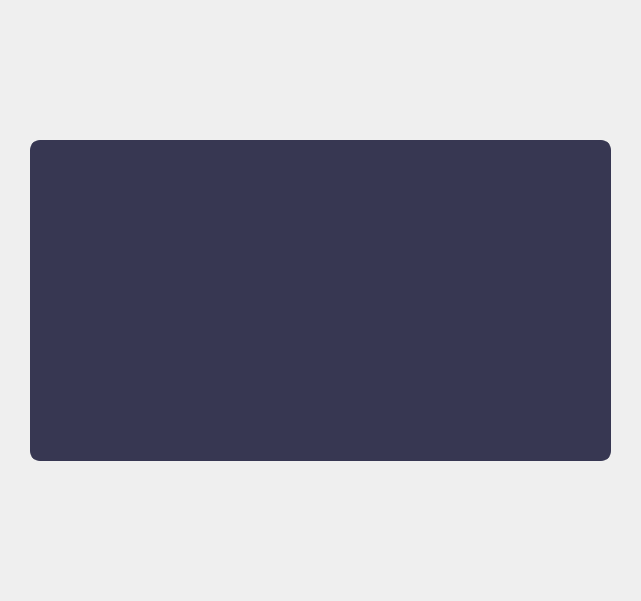
<?xml version="1.0" encoding="UTF-8"?>
<ui version="4.0">
 <class>deleting_into_journal</class>
 <widget class="QWidget" name="deleting_into_journal">
  <property name="geometry">
   <rect>
    <x>0</x>
    <y>0</y>
    <width>641</width>
    <height>601</height>
   </rect>
  </property>
  <property name="windowTitle">
   <string>Form</string>
  </property>
  <widget class="QTableView" name="tableView">
   <property name="geometry">
    <rect>
     <x>30</x>
     <y>140</y>
     <width>581</width>
     <height>321</height>
    </rect>
   </property>
   <property name="styleSheet">
    <string notr="true">QTableView {
border: 4px solid #373752;
border-radius: 10px;
gridline-color: #FFFFFF; /* #6D55FF */
background-color: #373752;
}

QTableView::item {
background-color: #222338;
font-family: Poppins; /* Установка шрифта */
font-size: 15pt; /* Установка размера шрифта */
color: white;
}

QTableView::item:selected {
background-color: #A0A1A8; /* #6D55FF */
color: white;
}

QTableView::item:focus {
background-color: #373752; /* #6D55FF */
color: white;
}

QHeaderView::section {
background-color: #373752; /* #6D55FF */
color: white;
font-family: Poppins;
font-size: 14pt;
}

QHeaderView::section:horizontal {
border: none; /* убираем горизонтальные линии разделителя */
}

QHeaderView::section:vertical {
border: none; /* убираем вертикальные линии разделителя */
}

QScrollBar:vertical {
border: none;
background: white; /* Можно изменить на цвет фона таблицы или окна */
width: 7px; /* Уменьшенная ширина */
margin: 0px; /* Если не нужно отступление от краев */
border-radius: 2px; /* Уменьшенное закругление */
}

QScrollBar::handle:vertical {
background: #F23878;
min-height: 7px; /* Уменьшенная минимальная длина */
border-radius: 2px; /* Уменьшенное закругление */
}

QScrollBar::add-page:vertical, QScrollBar::sub-page:vertical {
background: #373752; /* Это изменит цвет фона неактивных частей ползунка */
}

QScrollBar::add-line:vertical, QScrollBar::sub-line:vertical {
border: none;
background: none;
width: 0px;
height: 0px;
}

QScrollBar:horizontal {
border: none;
background: white; /* Можно изменить на цвет фона таблицы или окна */
height: 7px; /* Уменьшенная высота */
margin: 0px; /* Если не нужно отступление от краев */
/*border-radius: 5px; /* Уменьшенное закругление */
}

QScrollBar::handle:horizontal {
background: #373752;
min-width: 10px; /* Уменьшенная минимальная длина */
border-radius: 5px; /* Уменьшенное закругление */
}

QScrollBar::add-page:horizontal, QScrollBar::sub-page:horizontal {
background: #373752; /* Это изменит цвет фона неактивных частей ползунка */
}</string>
   </property>
  </widget>
 </widget>
 <resources/>
 <connections/>
</ui>
